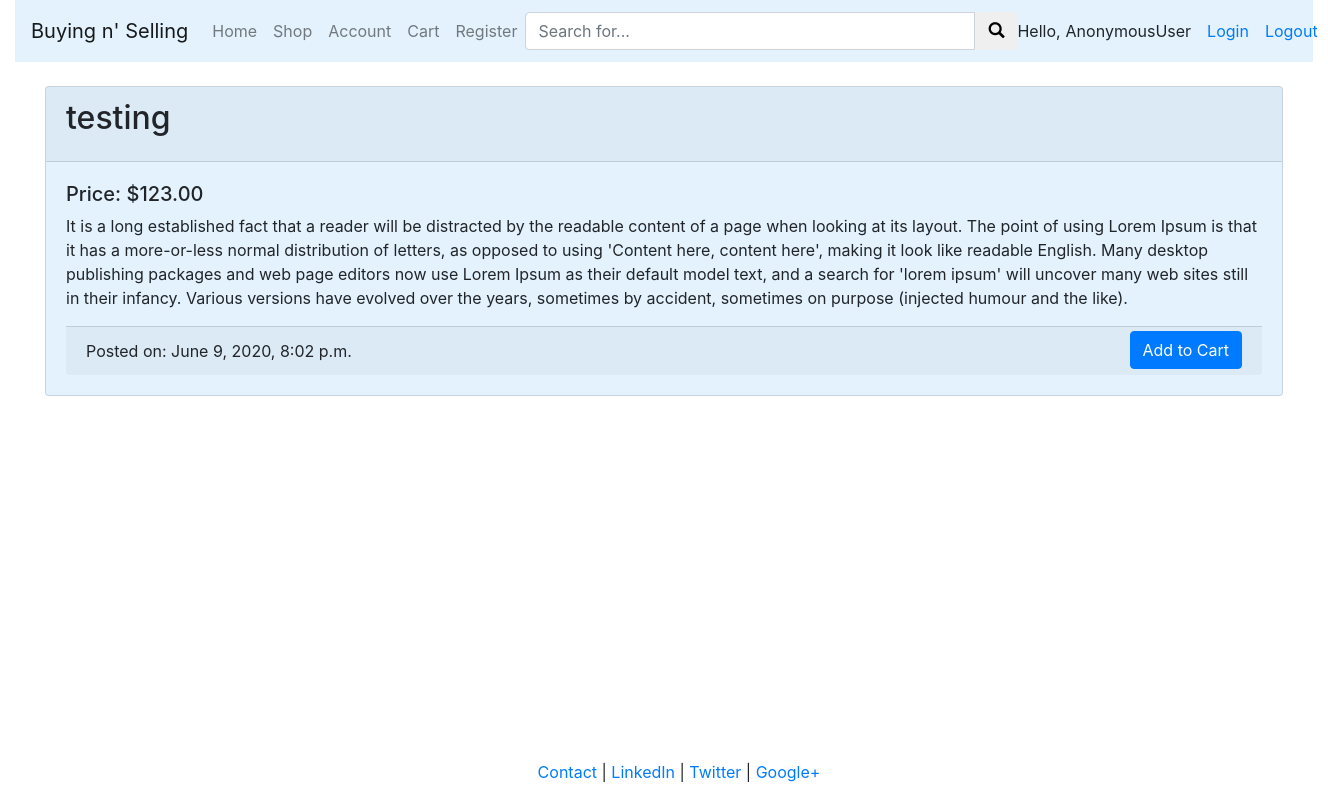
The page /post/post-1/ on the database its author committed.
### listings/models.py (models this page shows, shortened)
class Post(models.Model):
    title = models.CharField(max_length=100)
    date = models.DateTimeField()
    price = models.DecimalField(max_digits=8, decimal_places=2)
    description = models.TextField()
    slug = models.SlugField(max_length=100, null=True, blank=True)
    def __str__(self):
        return self.title
    class Meta:
        index_together = ('title', 'slug',)

### listings/views.py (the view)
# urls.py: path('post/<slug:slug>/', views.single, name='single_post')
def single(request, slug):
    try:
        listing = Post.objects.get(slug=slug)
        print(listing)
        context = {'Listing': listing }
        return render(request, 'listings/single.html', context)
    except:
        raise Http404

### listings/templates/listings/single.html
{% extends "user_profile/header.html" %}
{% block content %}
<br>
<div>
    <div class="container-fluid">
        <div class="card" style="background-color: #e3f2fd;">
            <div class="card-header">
                <h2 class="card-title">{{ Listing.title }}</h2>
            </div>
            <div class="card-body">
            <h5>Price: ${{ Listing.price }}  </h5>
            <p class="card-text">{{ Listing.description }} </p>
            <div class="card-footer">Posted on: {{ Listing.date }}
                <a href='{% url "update_cart" Listing.slug %}'>
                <button class="btn btn-primary" style="float:right;text-align:right;margin-left: 80px; margin-top: -8px;">Add to Cart</button>
                </a>
            </div>
            </div>
        </div>
    </div>
    <br>
</div>
{% endblock %}

### user_profile/templates/user_profile/header.html (style rules this page uses)
html, body { height:100% }

### rows shown on the page
Post: title "testing", price "123.00", description "It is a long established fact that a reader will be distracted by the readable content of a page when looking at its layout. The point of using Lorem Ipsum is that it has a more-or-less normal distribution of letters, as opposed to using 'Content here, content here', making it look like readable English. Many desktop publishing packages and web page editors now use Lorem Ipsum as their default model text, and a search for 'lorem ipsum' will uncover many web sites still in their infancy. Various versions have evolved over the years, sometimes by accident, sometimes on purpose (injected humour and the like).", date "June 9, 2020, 8:02 p.m."

### other values the page prints
{{ request.user }} "AnonymousUser"
